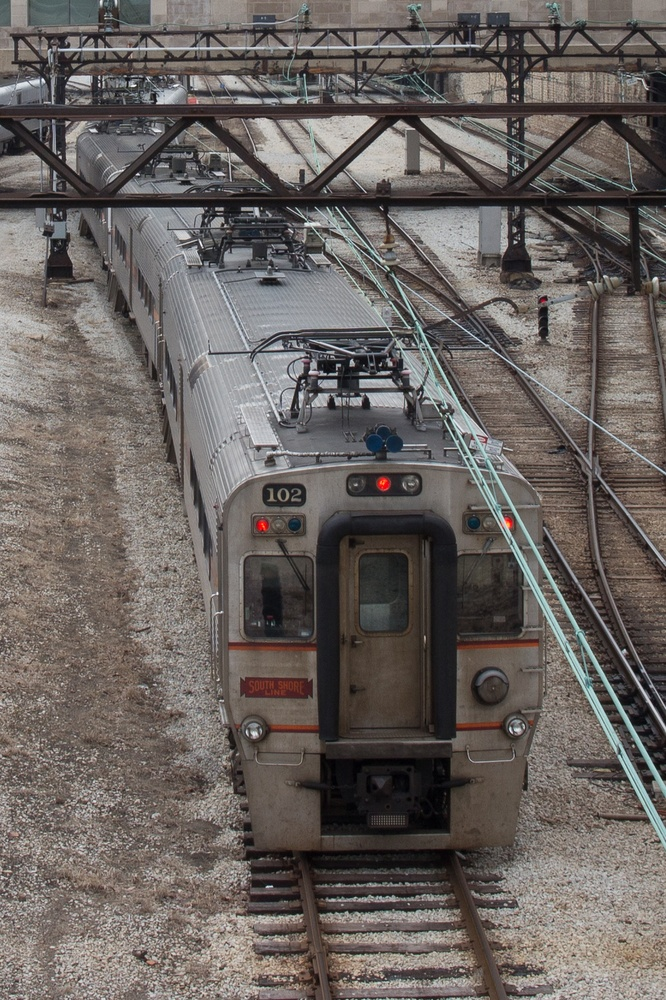
%> input picture lab7fall2016/train.jpg, 666 x 1000 px, shrunk from 1109 x 1664 before the run
$ octave R5.m   (GNU Octave 9; MATLAB toolbox functions it lacks are replaced by stand-ins)
%> lines starting %> are read from the running program, lines starting %| are printed output that depends on the picture
train = imread('train.jpg');
%> train is the input picture: size 1000x666x3 uint8; mean R, G, B 104.9, 98.4, 94.9
train = double(train);
%> train: size 1000x666x3 double
%imshow(train)
train_lab = rgb2lab(train);
%> train_lab: size 1000x666x3 double; mean of channels 1, 2, 3 4320.1, 182.8, 258

imshow(train_lab,[])
title('train in lab color')

figure;
subplot(131)
imshow(train_lab(:,:,1),[])
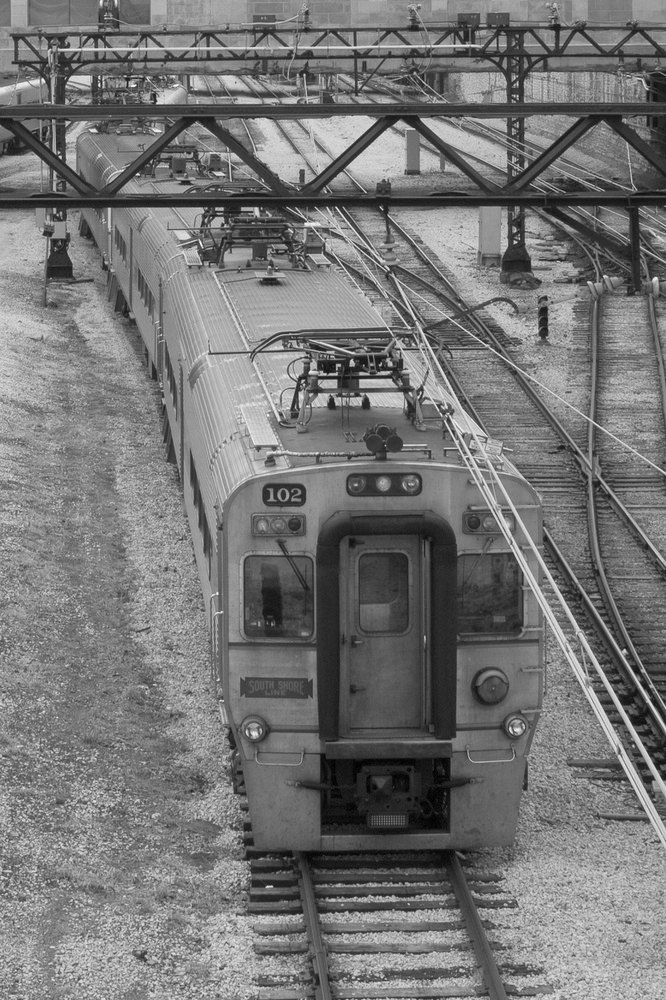
%> displayed picture: size 1000x666, on the screen's scale of 0 to 255; min 0, max 255, mean 117.5
title('channel 1')
subplot(132)
imshow(train_lab(:,:,2),[])
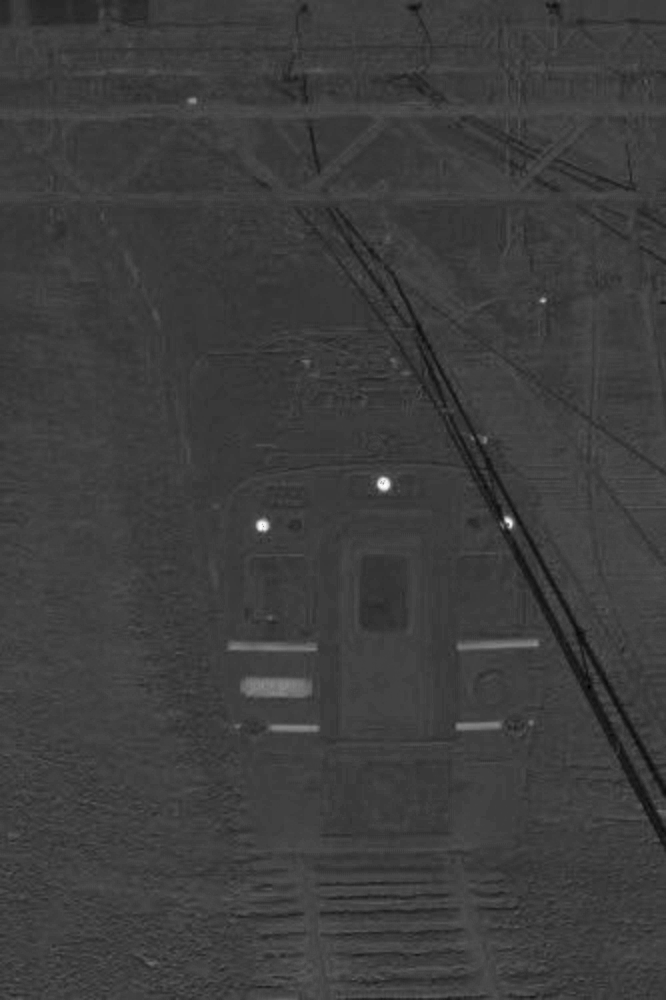
%> displayed picture: size 1000x666, on the screen's scale of 0 to 255; min 0, max 255, mean 61.2
title('channel 2')
subplot(133)
imshow(train_lab(:,:,3),[])
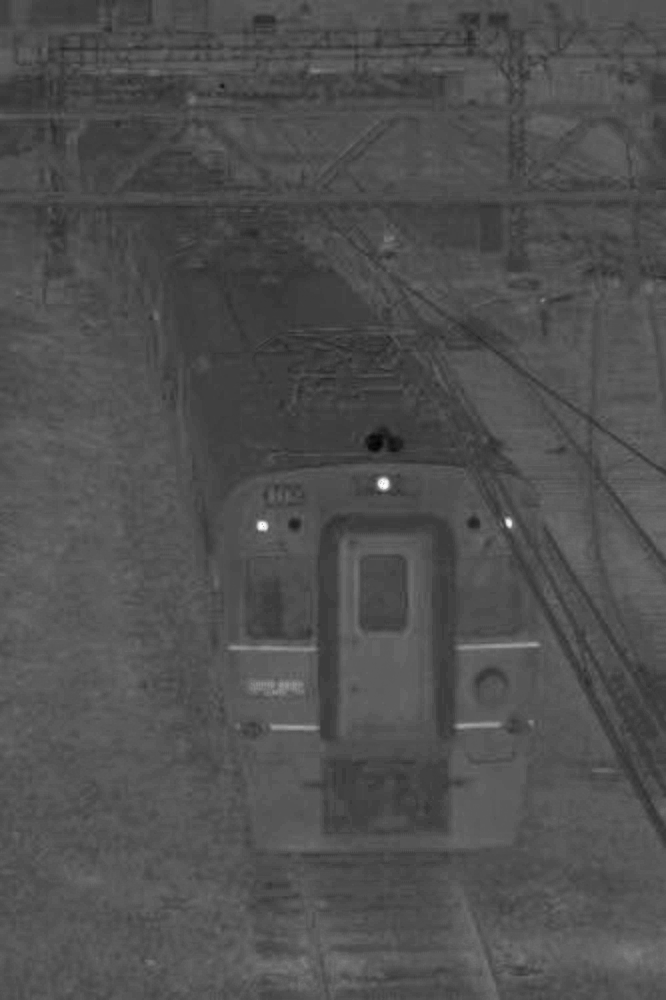
%> displayed picture: size 1000x666, on the screen's scale of 0 to 255; min 0, max 255, mean 79.6
title('channel 3')

train_new = lab2rgb(train_lab)
figure
imshow(uint8(train_new),[])
title('from lab to rgb')
